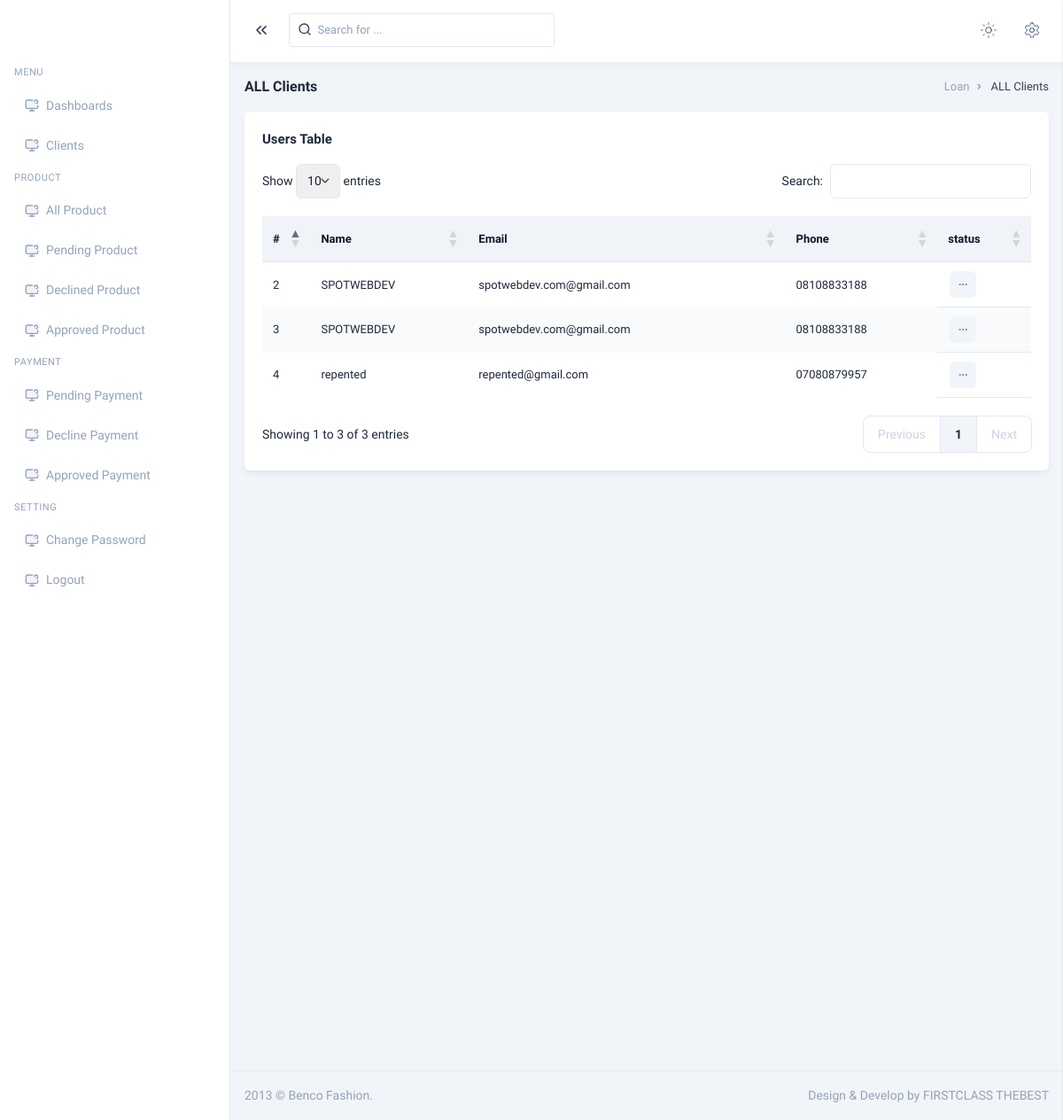
Page /admin/users.php (signed in) on the committed database.
### tables this page shows
CREATE TABLE `client` (
  `id` int(11) NOT NULL,
  `username` varchar(255) NOT NULL,
  `email` varchar(255) NOT NULL,
  `phone_number` varchar(255) NOT NULL,
  `password` varchar(255) NOT NULL,
  `country` varchar(255) NOT NULL,
  `state` varchar(255) NOT NULL,
  `address` varchar(255) NOT NULL
);

### admin/users.php (the view, shortened to what this page needs)
<?php
include('../server/admin/authoriazation/index.php');
$pageName = "ALL Clients ";
?>
<!DOCTYPE html>
<html lang="en" class="light scroll-smooth group" data-layout="vertical" data-sidebar="light" data-sidebar-size="lg" data-mode="light" data-topbar="light" data-skin="default" data-navbar="sticky" data-content="fluid" dir="ltr">
<head>
         <link rel="stylesheet" href="assets/css/tailwind2.css">
</head>
<body class="text-base bg-body-bg text-body font-public dark:text-zink-100 dark:bg-zink-800 group-data-[skin=bordered]:bg-body-bordered group-data-[skin=bordered]:dark:bg-zink-700">
         <div class="group-data-[sidebar-size=sm]:min-h-sm group-data-[sidebar-size=sm]:relative">
                  <?php include('./components/sidenav.php') ?>
                  <?php include('./components/horizontal.php') ?>
                  <div class="relative min-h-screen group-data-[sidebar-size=sm]:min-h-sm">
                           <div class="group-data-[sidebar-size=lg]:ltr:md:ml-vertical-menu group-data-[sidebar-size=lg]:rtl:md:mr-vertical-menu group-data-[sidebar-size=md]:ltr:ml-vertical-menu-md group-data-[sidebar-size=md]:rtl:mr-vertical-menu-md group-data-[sidebar-size=sm]:ltr:ml-vertical-menu-sm group-data-[sidebar-size=sm]:rtl:mr-vertical-menu-sm pt-[calc(theme('spacing.header')_*_1)] pb-[calc(theme('spacing.header')_*_0.8)] px-4 group-data-[navbar=bordered]:pt-[calc(theme('spacing.header')_*_1.3)] group-data-[navbar=hidden]:pt-0 group-data-[layout=horizontal]:mx-auto group-data-[layout=horizontal]:max-w-screen-2xl group-data-[layout=horizontal]:px-0 group-data-[layout=horizontal]:group-data-[sidebar-size=lg]:ltr:md:ml-auto group-data-[layout=horizontal]:group-data-[sidebar-size=lg]:rtl:md:mr-auto group-data-[layout=horizontal]:md:pt-[calc(theme('spacing.header')_*_1.6)] group-data-[layout=horizontal]:px-3 group-data-[layout=horizontal]:group-data-[navbar=hidden]:pt-[calc(theme('spacing.header')_*_0.9)]">
                                    <div class="container-fluid group-data-[content=boxed]:max-w-boxed mx-auto">
                                             <div class="flex flex-col gap-2 py-4 md:flex-row md:items-center print:hidden">
                                                      <div class="grow">
                                                               <h5 class="text-16"><?php echo $pageName ?></h5>
                                                      </div>
                                                      <ul class="flex items-center gap-2 text-sm font-normal shrink-0">
                                                               <li class="relative before:content-['\ea54'] before:font-remix ltr:before:-right-1 rtl:before:-left-1  before:absolute before:text-[18px] before:-top-[3px] ltr:pr-4 rtl:pl-4 before:text-slate-400 dark:text-zink-200">
                                                                        <a href="#!" class="text-slate-400 dark:text-zink-200">Loan</a>
                                                               </li>
                                                               <li class="text-slate-700 dark:text-zink-100">
                                                                        <?php echo $pageName ?>
                                                               </li>
                                                      </ul>
                                             </div>
                                             <div class="card">
                                                      <div class="card-body">
                                                               <h6 class="mb-4 text-15">Users Table</h6>
                                                               <table id="basic_tables" class="display stripe group" style="width:100%">
                                                                        <thead>
                                                                                 <tr>
                                                                                          <th class="ltr:!text-left rtl:!text-right">#</th>
                                                                                          <th>Name</th>
                                                                                          <th>Email</th>
                                                                                          <th>Phone</th>
                                                                                          <th>status</th>
                                                                                 </tr>
                                                                        </thead>
                                                                        <tbody>
                                                                                 <?php
                                                                                 $select = mysqli_query($connection, "SELECT * FROM `client`");
                                                                                 while ($row = mysqli_fetch_assoc($select)) {
                                                                                 ?>
                                                                                          <tr>
                                                                                                  <td><?php echo $row['id'] ?></td>
                                                                                                   <td><?php echo $row['username']  ?></td>
                                                                                                   <td><?php echo $row['email'] ?></td>
                                                                                                   <td><?php echo $row['phone_number'] ?></td>
                                                                                                   <td class="px-3.5 py-2.5 border-y border-slate-200 dark:border-zink-500">
                                                                                                            <div class="relative dropdown">
                                                                                                                     <button id="orderAction1" data-bs-toggle="dropdown" class="flex items-center justify-center size-[30px] dropdown-toggle p-0 text-slate-500 btn bg-slate-100 hover:text-white hover:bg-slate-600 focus:text-white focus:bg-slate-600 focus:ring focus:ring-slate-100 active:text-white active:bg-slate-600 active:ring active:ring-slate-100 dark:bg-slate-500/20 dark:text-slate-400 dark:hover:bg-slate-500 dark:hover:text-white dark:focus:bg-slate-500 dark:focus:text-white dark:active:bg-slate-500 dark:active:text-white dark:ring-slate-400/20"><i data-lucide="more-horizontal" class="size-3"></i></button>
                                                                                                            </div>
                                                                                                   </td>
                                                                                          </tr>
                                                                                 <?php } ?>
                                                                        </tbody>
                                                               </table>
                                                      </div>
                                             </div>
                                    </div>
                           </div>
                           <?php include('./components/footer.php') ?>
                  </div>
         </div>
         <script src="assets/js/datatables/data-tables.tailwindcss.min.js"></script>
</body>
</html>

### rows in the picture
client: id "2", username "SPOTWEBDEV", email "spotwebdev.com@gmail.com", phone_number "08108833188"
client: id "3", username "SPOTWEBDEV", email "spotwebdev.com@gmail.com", phone_number "08108833188"
client: id "4", username "repented", email "repented@gmail.com", phone_number "07080879957"

### other values in the picture
$pageName "ALL Clients"
$sitename "Benco Fashion"
